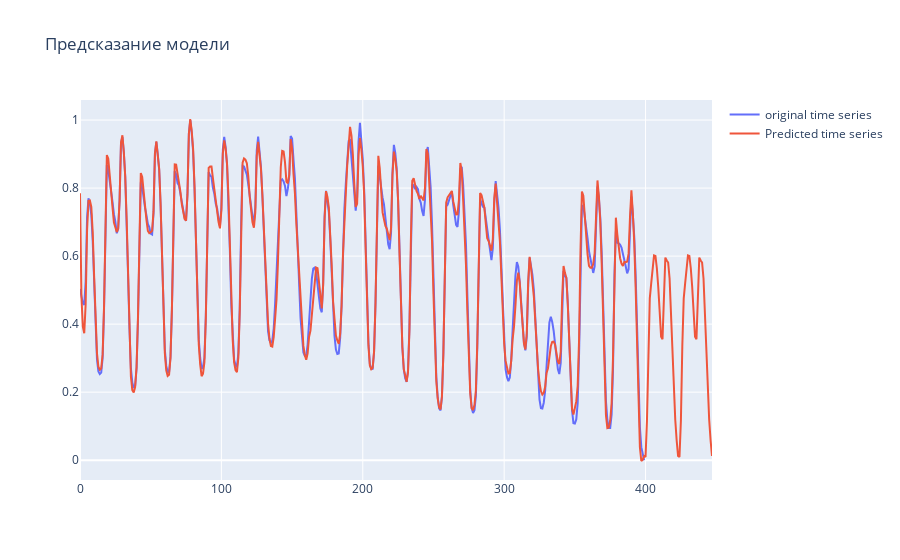

The notebook cell saved with this chart:
### Code cell
fig = go.Figure()
fig.add_trace(
    go.Scatter(
        x=df.x,
        y=df.y, name="original time series"))
fig.add_trace(
    go.Scatter(
        x=df_pred.x,
        y=df_pred.y, name="Predicted time series"))

fig.update_layout(title="Предсказание модели")

### Figure 1 — Plotly figure (JSON) as saved in the notebook; plotly's stock layout.template omitted (floating-point values rounded to 4 significant figures; data arrays with more than 128 entries replaced by an {"elided": "..."} marker saying what was removed)
{"data": [{"name": "original time series", "type": "scatter", "x": {"elided": "400 int values"}, "y": {"elided": "400 float values"}}, {"name": "Predicted time series", "type": "scatter", "x": {"elided": "448 int values"}, "y": {"elided": "448 float values"}}], "layout": {"title": {"text": "Предсказание модели"}}}
